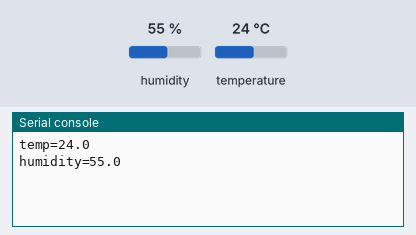
Simulated run of this program. Board: ESP32 board running MicroPython. Parts: the last lines printed to the serial console. Inputs (shaded band) come from the test bench; at power-on: humidity 55 %, temperature 24 °C.

Above: at 1.2 s.
1.3 s: humidity set to 22 %
At 2.8 s:
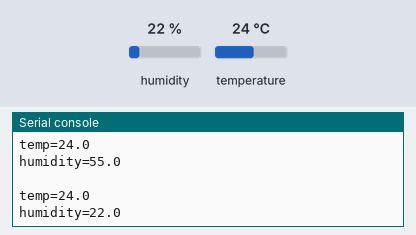
5.5 s: temperature set to 12 °C
At 7.5 s:
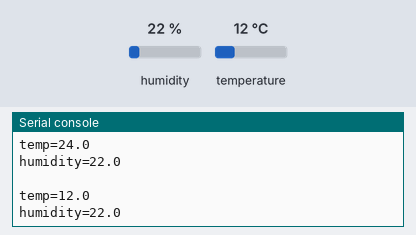
8.2 s: humidity set to 40 %
At 11.0 s:
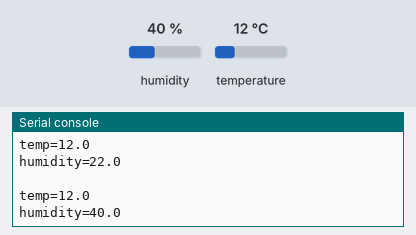
Timing chart, 0 to 12.5 s (numbered marks = the images above; inputs shaded):
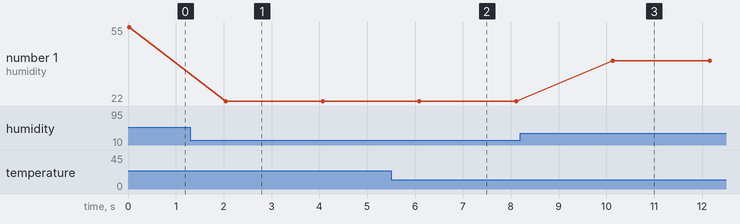

Measured:
- after the input at 1.3 s, the serial console: prints a new line after 0.75 s (image 1)
- after the input at 5.5 s, the serial console: prints a new line after 0.59 s (image 2)
- after the input at 8.2 s, the serial console: prints a new line after 1.9 s (image 3)
- plotted number 1: 55 → 22 after the input at 1.3 s, 22 → 40 after the input at 8.2 s

The program:

DHT22.py
```python
#step-1: impoting necessary modules
from machine import Pin
from utime import sleep
import dht

#step-2: telling ESP32 where our sensor's data pin is connected
sensor = dht.DHT22(Pin(13))

#step-3: reading data continuously inside loop
while True:
  try:
    sensor.measure()
    t = sensor.temperature()
    h = sensor.humidity()

    print("temp=" + str(t))
    print("humidity=" + str(h))
    sleep(2)
    print("")

  except OSError as e: # Error Handling
    print("Error Data")
```
